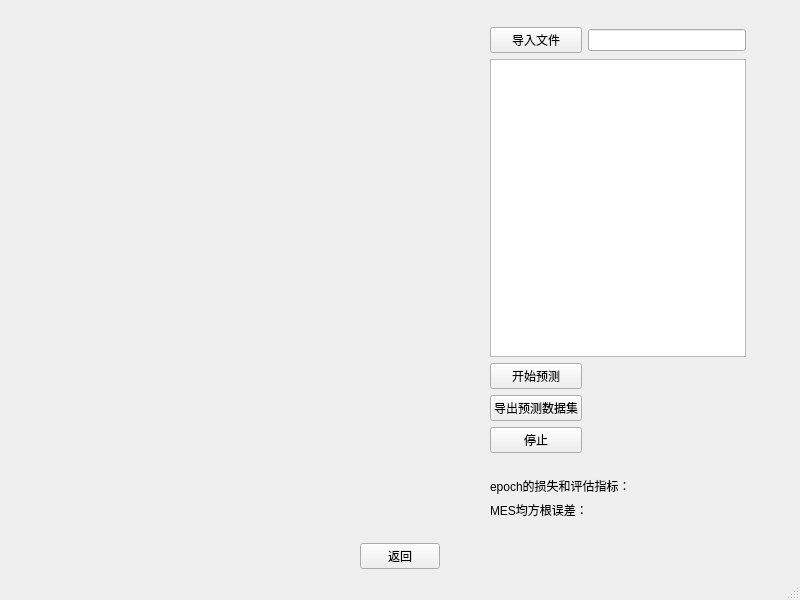
<?xml version="1.0" encoding="UTF-8"?>
<ui version="4.0">
 <class>Model</class>
 <widget class="QMainWindow" name="Model">
  <property name="geometry">
   <rect>
    <x>0</x>
    <y>0</y>
    <width>800</width>
    <height>600</height>
   </rect>
  </property>
  <property name="windowTitle">
   <string>MainWindow</string>
  </property>
  <widget class="QWidget" name="centralwidget">
   <layout class="QGridLayout" name="gridLayout">
    <item row="1" column="2">
     <spacer name="horizontalSpacer_2">
      <property name="orientation">
       <enum>Qt::Horizontal</enum>
      </property>
      <property name="sizeHint" stdset="0">
       <size>
        <width>40</width>
        <height>20</height>
       </size>
      </property>
     </spacer>
    </item>
    <item row="1" column="0">
     <spacer name="horizontalSpacer">
      <property name="orientation">
       <enum>Qt::Horizontal</enum>
      </property>
      <property name="sizeHint" stdset="0">
       <size>
        <width>40</width>
        <height>20</height>
       </size>
      </property>
     </spacer>
    </item>
    <item row="1" column="1">
     <widget class="QPushButton" name="backBtn">
      <property name="text">
       <string>返回</string>
      </property>
      <property name="icon">
       <iconset resource="res.qrc">
        <normaloff>:/res/back.png</normaloff>:/res/back.png</iconset>
      </property>
     </widget>
    </item>
    <item row="0" column="1">
     <spacer name="verticalSpacer">
      <property name="orientation">
       <enum>Qt::Vertical</enum>
      </property>
      <property name="sizeHint" stdset="0">
       <size>
        <width>20</width>
        <height>40</height>
       </size>
      </property>
     </spacer>
    </item>
    <item row="0" column="2">
     <widget class="QWidget" name="widget" native="true">
      <layout class="QGridLayout" name="gridLayout_4">
       <item row="0" column="0">
        <widget class="QWidget" name="widget_4" native="true">
         <property name="sizePolicy">
          <sizepolicy hsizetype="Fixed" vsizetype="Preferred">
           <horstretch>0</horstretch>
           <verstretch>0</verstretch>
          </sizepolicy>
         </property>
         <layout class="QGridLayout" name="gridLayout_3">
          <item row="0" column="1">
           <widget class="QLineEdit" name="lineEdit"/>
          </item>
          <item row="1" column="0" colspan="2">
           <widget class="QTextEdit" name="textEdit"/>
          </item>
          <item row="0" column="0">
           <widget class="QPushButton" name="pushButton">
            <property name="text">
             <string>导入文件</string>
            </property>
            <property name="icon">
             <iconset resource="res.qrc">
              <normaloff>:/res/infile.png</normaloff>:/res/infile.png</iconset>
            </property>
           </widget>
          </item>
          <item row="2" column="0">
           <widget class="QPushButton" name="pushButton_2">
            <property name="text">
             <string>开始预测</string>
            </property>
            <property name="icon">
             <iconset resource="res.qrc">
              <normaloff>:/res/startpre.png</normaloff>:/res/startpre.png</iconset>
            </property>
           </widget>
          </item>
          <item row="3" column="0">
           <widget class="QPushButton" name="pushButton_3">
            <property name="text">
             <string>导出预测数据集</string>
            </property>
            <property name="icon">
             <iconset resource="res.qrc">
              <normaloff>:/res/outfile.png</normaloff>:/res/outfile.png</iconset>
            </property>
           </widget>
          </item>
          <item row="4" column="0">
           <widget class="QPushButton" name="pushButton_4">
            <property name="text">
             <string>停止</string>
            </property>
            <property name="icon">
             <iconset resource="res.qrc">
              <normaloff>:/res/stop.png</normaloff>:/res/stop.png</iconset>
            </property>
           </widget>
          </item>
         </layout>
        </widget>
       </item>
       <item row="1" column="0">
        <widget class="QWidget" name="widget_3" native="true">
         <property name="sizePolicy">
          <sizepolicy hsizetype="Preferred" vsizetype="Fixed">
           <horstretch>0</horstretch>
           <verstretch>0</verstretch>
          </sizepolicy>
         </property>
         <layout class="QGridLayout" name="gridLayout_2">
          <item row="0" column="0">
           <widget class="QLabel" name="label_5">
            <property name="text">
             <string>epoch的损失和评估指标：</string>
            </property>
           </widget>
          </item>
          <item row="0" column="1">
           <widget class="QLabel" name="label_6">
            <property name="text">
             <string/>
            </property>
           </widget>
          </item>
          <item row="1" column="0">
           <widget class="QLabel" name="label_7">
            <property name="text">
             <string>MES均方根误差：</string>
            </property>
           </widget>
          </item>
          <item row="1" column="1">
           <widget class="QLabel" name="label_8">
            <property name="text">
             <string/>
            </property>
           </widget>
          </item>
         </layout>
        </widget>
       </item>
      </layout>
     </widget>
    </item>
    <item row="0" column="0">
     <widget class="QWidget" name="widget_2" native="true"/>
    </item>
   </layout>
  </widget>
  <widget class="QMenuBar" name="menubar">
   <property name="geometry">
    <rect>
     <x>0</x>
     <y>0</y>
     <width>800</width>
     <height>26</height>
    </rect>
   </property>
  </widget>
  <widget class="QStatusBar" name="statusbar"/>
 </widget>
 <resources>
  <include location="res.qrc"/>
 </resources>
 <connections/>
</ui>
